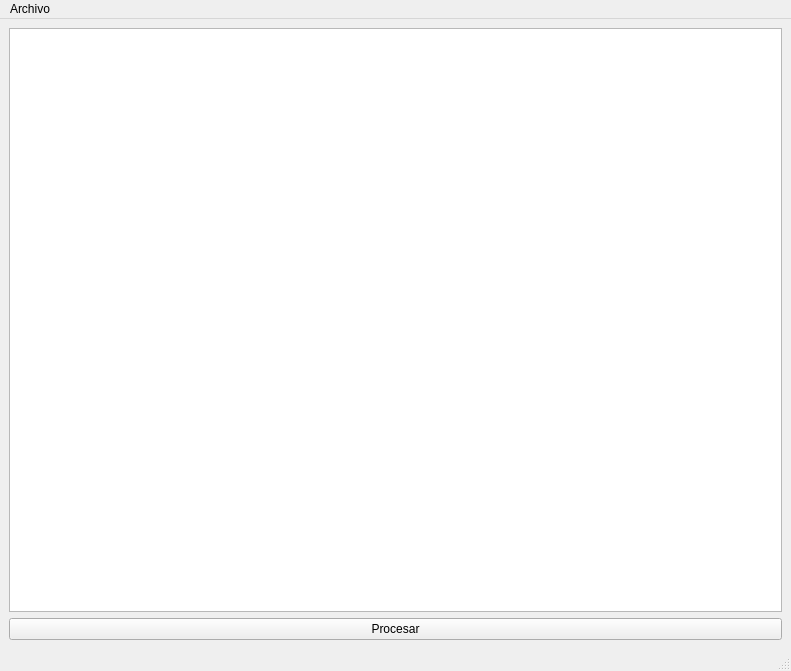
<?xml version="1.0" encoding="UTF-8"?>
<ui version="4.0">
 <class>MainWindow</class>
 <widget class="QMainWindow" name="MainWindow">
  <property name="geometry">
   <rect>
    <x>0</x>
    <y>0</y>
    <width>791</width>
    <height>671</height>
   </rect>
  </property>
  <property name="windowTitle">
   <string>MainWindow</string>
  </property>
  <widget class="QWidget" name="centralwidget">
   <layout class="QGridLayout" name="gridLayout">
    <item row="2" column="0">
     <widget class="QPushButton" name="pushButton">
      <property name="text">
       <string>Procesar</string>
      </property>
     </widget>
    </item>
    <item row="1" column="0">
     <widget class="QTextEdit" name="textEdit"/>
    </item>
   </layout>
  </widget>
  <widget class="QMenuBar" name="menubar">
   <property name="geometry">
    <rect>
     <x>0</x>
     <y>0</y>
     <width>791</width>
     <height>22</height>
    </rect>
   </property>
   <widget class="QMenu" name="menuArchivo">
    <property name="title">
     <string>Archivo</string>
    </property>
    <addaction name="actionNuevo"/>
    <addaction name="actionGuardar"/>
   </widget>
   <addaction name="menuArchivo"/>
  </widget>
  <widget class="QStatusBar" name="statusbar"/>
  <action name="actionNuevo">
   <property name="text">
    <string>Nuevo</string>
   </property>
  </action>
  <action name="actionGuardar">
   <property name="text">
    <string>Guardar</string>
   </property>
  </action>
 </widget>
 <resources/>
 <connections/>
</ui>
